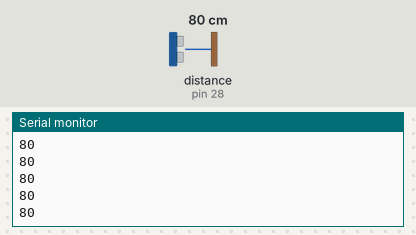
This sketch was run on a simulated Arduino Uno, built with avr-gcc and run on an emulated ATmega328P. On the bench: the last lines printed to the serial monitor. The test bench sets the inputs (shaded band); at power-on: distance to the obstacle (sensor on pin 28) 80 cm. The echo pulse lasts 58.3 µs per cm.

Above: at 1.2 s.
1.3 s: distance to the obstacle (sensor on pin 28) set to 2 cm
At 2.0 s:
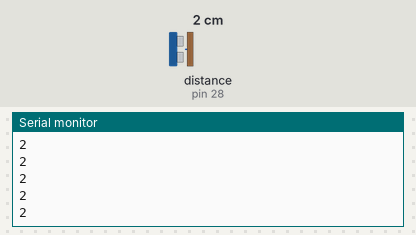
2.8 s: distance to the obstacle (sensor on pin 28) set to 4 cm
At 3.5 s:
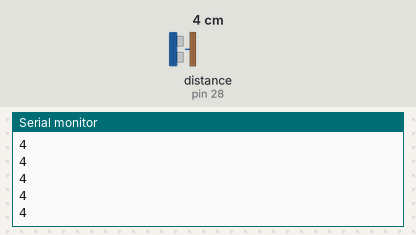
Timing chart, 0 to 5.8 s (numbered marks = the images above; inputs shaded):
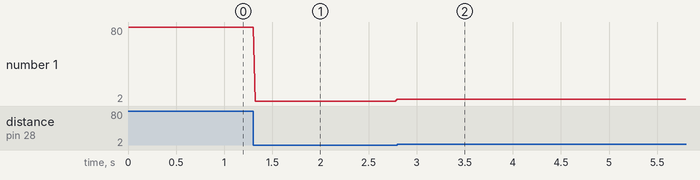

The sketch:

ultrasonic.ino
```cpp
#include <Ultrasonic.h>

byte trig = 30, echo = 28;

Ultrasonic ultrasonic(trig, echo);

void setup()
{
  Serial.begin(9600);
}

void loop()
{
  Serial.println(ultrasonic.distanceRead());
  delay(20);
}
```

Measured:
- after the input at 1.3 s, the serial monitor: prints a new line at once (image 1)
- after the input at 2.8 s, the serial monitor: prints a new line at once (image 2)
- plotted number 1: 80 → 2 after the input at 1.3 s, 2 → 4 after the input at 2.8 s
